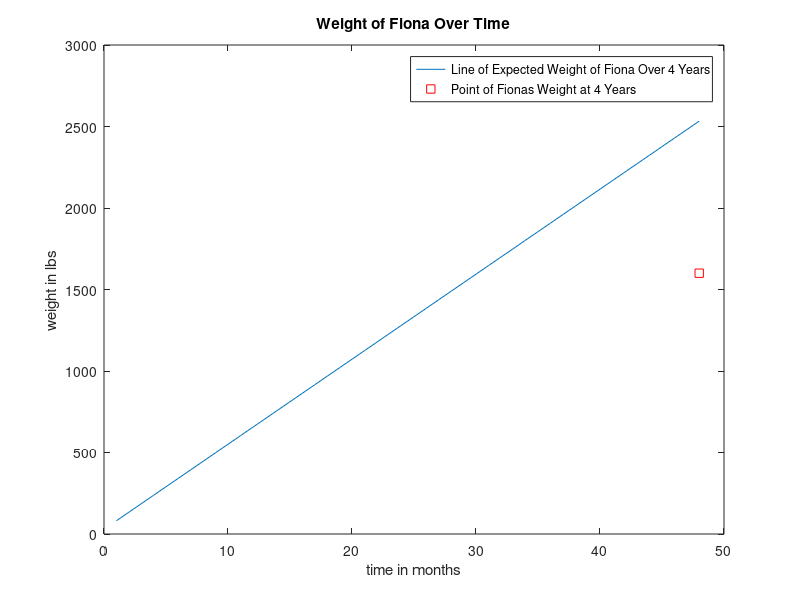

Recreate this plot in MATLAB.
%%  Module 3 In-Class Programming Assignment #1
%   Gianna Foti, Will Hamlin, Jonah Carrero, Michael Gizzi
%   EGR 101
%   Due Date 9/6/2022

%% Months Array
InitialWeight = 29;
TimeSinceBirth = 1:48; %time since birth 
WeightGain = [30, 53, 61.5, 76.5, 83, 42, 76, 49, 50, 20, 52, 33]; %weight gain [in pounds]

MWG = mean(WeightGain);% mean of the weight gain [in pounds]


expectedWeight = MWG *TimeSinceBirth + InitialWeight; %expected weight gain 

%% Plot 

x1 = 1:48; %1 through 48 months 
y1 = expectedWeight; %the expected weight equation 


x2 = 48; %4 years in months 
y2 = 1600; %the weight in lbs



plot (x1, y1, x2, y2, 'rs') %plot of the graph 
title 'Weight of Fiona Over Time' %the title of the graph
xlabel 'time in months' %the x label on the graph 
ylabel 'weight in lbs' %the y label on the graph 
legend('Line of Expected Weight of Fiona Over 4 Years','Point of Fionas Weight at 4 Years','location','best') %the legend of what the points mean 

DiffBetweenExpVsActual = expectedWeight(end) - y2 %the y value differences betweeen the point and the y value of the line














